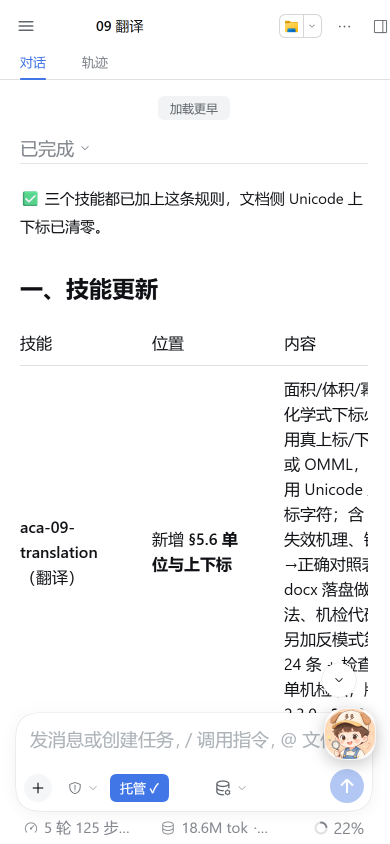
#> input picture 重做-个人助手主动服务-预期效果图-v2-这次必须基于-d-dsh-assist/ref-pocket-chat.png, 780 x 1688 px (shown at 1/2 size)
$ python probe.py
#> lines starting #> are read from the running program, lines starting #| are printed output that depends on the picture
from collections import Counter
from PIL import Image

BASE = r'D:\dsh-assistant\重做-个人助手主动服务-预期效果图-v2-这次必须基于-d-dsh-assist'

def palette(path, box, label, k=8):
#> called with path = 'ref-pocket-chat.png', box = (10, 1500, 770, 1620), label = 'MOBILE composer bottom row', k = 8
    im = Image.open(path).convert('RGB')
#> im is the input picture: PIL image 780x1688 RGB; mean R, G, B 245.1, 245.4, 246
    print(label, 'image', im.size, 'crop', box)
#| MOBILE composer bottom row image (780, 1688) crop (10, 1500, 770, 1620)
    c = im.crop(box)
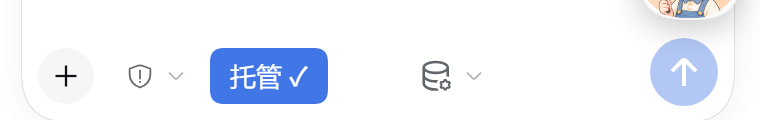
#> c: PIL image 760x120 RGB; mean R, G, B 236.9, 241.1, 249.9
    cnt = Counter()
    for px in c.getdata():
        r, g, b = px
        if abs(r - g) < 12 and abs(g - b) < 12 and abs(r - b) < 12:   # skip grayscale
            continue
        cnt[(r // 8 * 8, g // 8 * 8, b // 8 * 8)] += 1
#> this loop made 91200 passes
#> (r, g, b) on passes 1 to 3: (254, 254, 254), (254, 254, 254), (254, 254, 254)
#> after the loop, cnt = 326 items
    for col, n in cnt.most_common(k):
        print(f'   #{col[0]:02x}{col[1]:02x}{col[2]:02x} x{n}')
#> this loop made 8 passes
#> (col, n) on passes 1 to 8: ((64, 112, 224), 5565), ((176, 192, 240), 2666), ((168, 192, 232), 233), ((168, 192, 240), 198), ((176, 200, 240), 175), ((248, 240, 232), 118), ((128, 168, 232), 73), ((184, 200, 240), 71)
#|    #4070e0 x5565
#|    #b0c0f0 x2666
#|    #a8c0e8 x233
#|    #a8c0f0 x198
#|    #b0c8f0 x175
#|    #f8f0e8 x118
#|    #80a8e8 x73
#|    #b8c8f0 x71

# mobile 780x1688 (2x scale of 390x844)
probe = 'ref-pocket-chat.png'
palette(probe, (10, 1500, 770, 1620), 'MOBILE composer bottom row')
palette(probe, (0, 100, 770, 200), 'MOBILE tabs/header')
#> call 2 of palette, with path = 'ref-pocket-chat.png', box = (0, 100, 770, 200), label = 'MOBILE tabs/header', k = 8
#| MOBILE tabs/header image (780, 1688) crop (0, 100, 770, 200)
#> in palette (call 2), `c = im.crop(box)`:
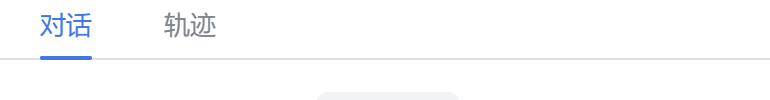
#> c: PIL image 770x100 RGB; mean R, G, B 251.9, 252.4, 253.4
#> after the loop in palette (call 2), `for px in c.getdata():`: cnt = 43 items
#> the loop in palette (call 2), `for col, n in cnt.most_common(k):` made 8 passes
#> (col, n) on passes 1 to 8: ((64, 112, 224), 396), ((152, 176, 240), 64), ((80, 128, 232), 45), ((120, 160, 232), 32), ((72, 120, 224), 28), ((232, 232, 248), 22), ((128, 160, 232), 17), ((232, 240, 248), 13)
#|    #4070e0 x396
#|    #98b0f0 x64
#|    #5080e8 x45
#|    #78a0e8 x32
#|    #4878e0 x28
#|    #e8e8f8 x22
#|    #80a0e8 x17
#|    #e8f0f8 x13
probe2 = 'ref-web-chat.png'
print('--- desktop ---')
im2 = Image.open(probe2); print('web-chat size', im2.size)
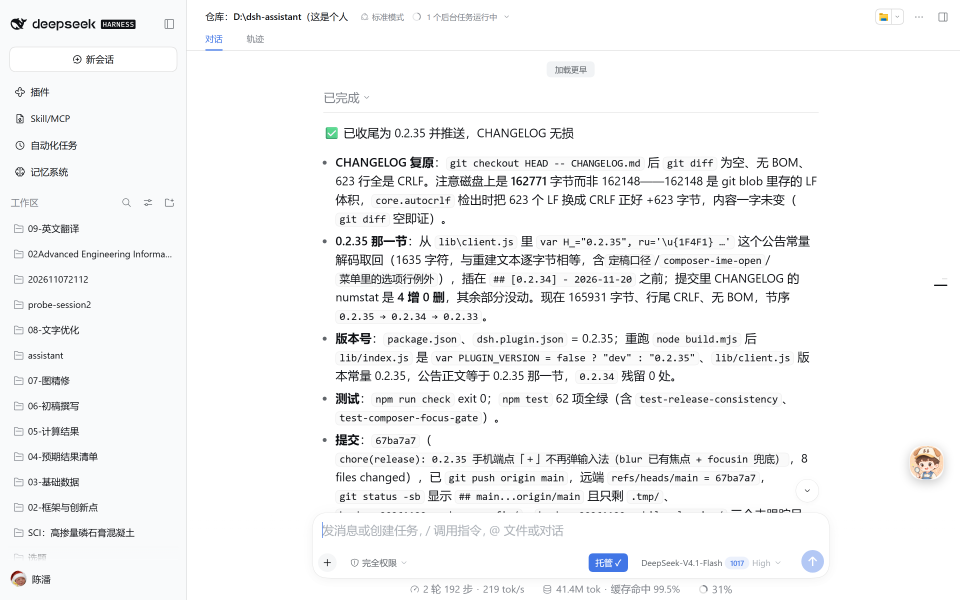
#> input picture 重做-个人助手主动服务-预期效果图-v2-这次必须基于-d-dsh-assist/ref-web-chat.png, 2880 x 1800 px (shown at 1/3 size)
#> further down, im2 is the input picture: PIL image 2880x1800 RGB; mean R, G, B 244.4, 244.7, 245.1
